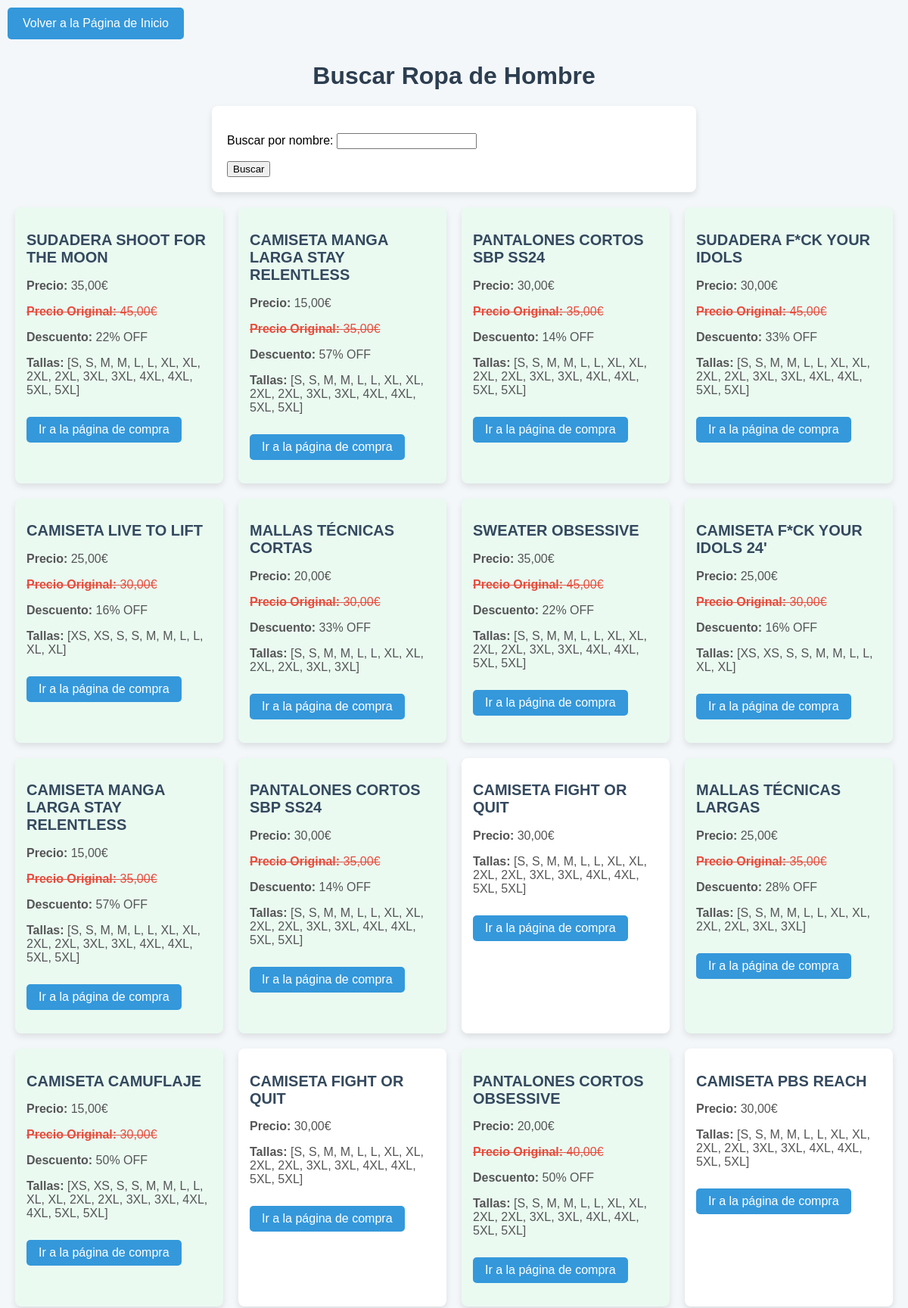
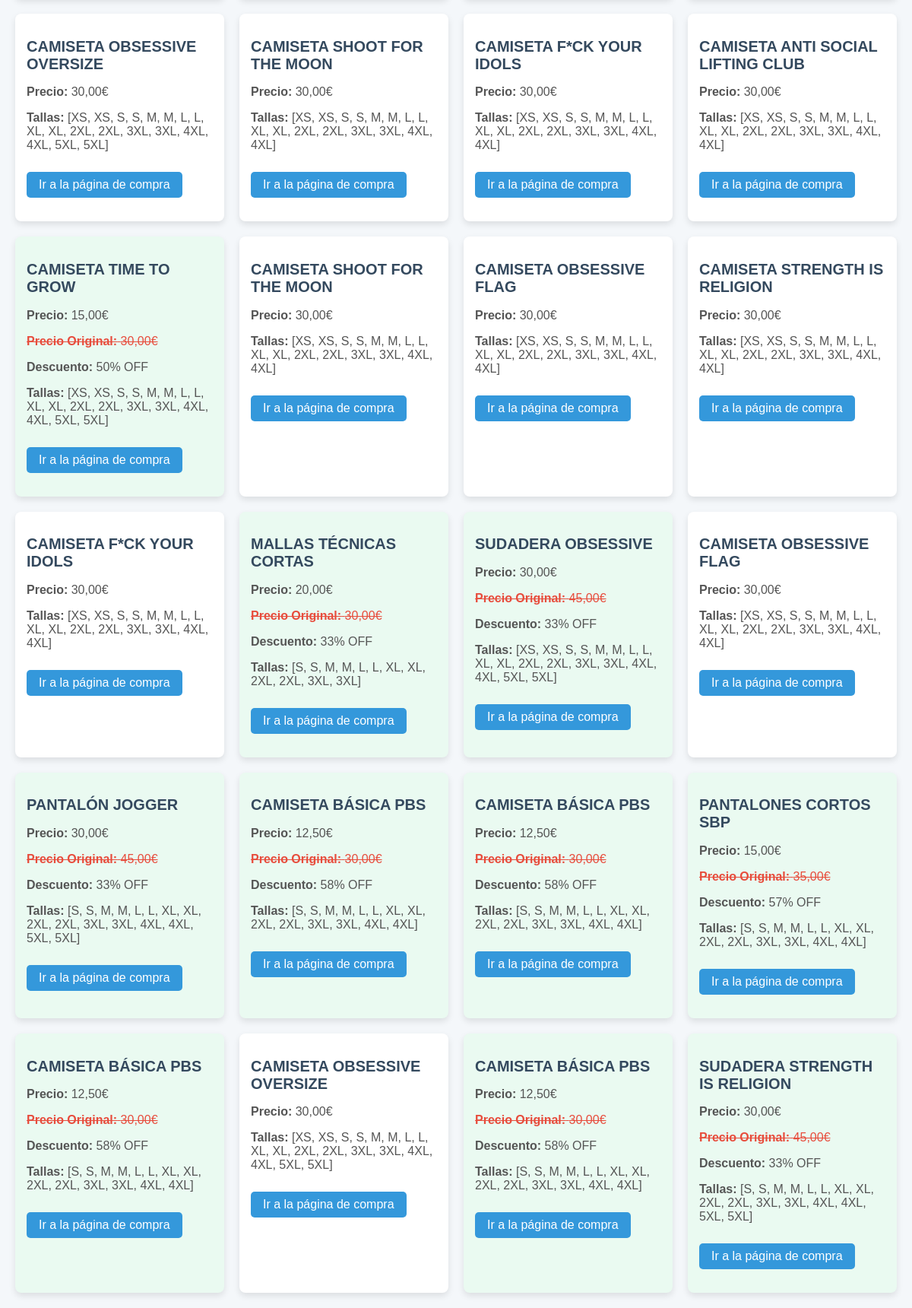
Screenshot of /buscar_ropa_hombre/ with the database file from the repository (2 pictures, top to bottom).
### main/models.py (models this page shows, shortened)
class RopaHombre(models.Model):
    nombre = models.CharField(max_length=255)
    enlace = models.URLField()
    precio = models.CharField(max_length=100)
    precio_original = models.CharField(max_length=100, blank=True, null=True)
    descuento = models.CharField(max_length=100, blank=True, null=True)
    tallas = models.TextField()
    class Meta:
        indexes = [
            models.Index(fields=['precio']),
        ]

### main/views.py (the view)
# urls.py: path('buscar_ropa_hombre/', views.buscar_ropa_hombre, name='buscar_ropa_hombre'),
def buscar_ropa_hombre(request):
    form = BusquedaRopaForm(request.GET or None)
    ropa_hombre = RopaHombre.objects.all()
    if form.is_valid():
        query = form.cleaned_data['query']
        ropa_hombre = ropa_hombre.filter(nombre__icontains=query)
    return render(request, 'buscar_ropa_hombre.html', {'form': form, 'ropa_hombre': ropa_hombre})

### main/forms.py
class BusquedaRopaForm(forms.Form):
    query = forms.CharField(label='Buscar por nombre', max_length=255)

### main/templates/buscar_ropa_hombre.html (shortened to what this page needs)
<!DOCTYPE html>
<html lang="es">
<head>
</head>
<body>
    <a href="{% url 'pagina_inicio' %}" class="btn-volver">Volver a la Página de Inicio</a>
    <h1>Buscar Ropa de Hombre</h1>
    <div class="form-container">
        <form method="get" action="">
            {{ form.as_p }}
            <button type="submit">Buscar</button>
        </form>
    </div>
    <div class="ropa-lista">
        {% for item in ropa_hombre %}
            <div class="ropa-item {% if item.descuento %}oferta{% endif %}">
                <h2>{{ item.nombre }}</h2>
                <p><strong>Precio:</strong> {{ item.precio }}</p>
                {% if item.precio_original %}
                    <p class="precio-original"><strong>Precio Original:</strong> {{ item.precio_original }}</p>
                {% endif %}
                {% if item.descuento %}
                    <p><strong>Descuento:</strong> {{ item.descuento }}</p>
                {% endif %}
                <p><strong>Tallas:</strong> {{ item.tallas }}</p>
                <p><a href="{{ item.enlace }}" target="_blank">Ir a la página de compra</a></p>
            </div>
        {% empty %}
            <p>No hay ropa disponible que coincida con tu búsqueda.</p>
        {% endfor %}
    </div>
</body>
</html>

### main/templates/buscar_ropa_hombre.html (style rules this page uses)
body { font-family: Arial, sans-serif; background-color: #f4f7fa; margin: 0; padding: 0; }
h1 { text-align: center; margin-top: 20px; color: #2c3e50; }
.btn-volver { display: inline-block; padding: 12px 20px; margin: 10px; font-size: 16px; background-color: #3498db; color: white; text-decoration: none; border-radius: 5px; text-align: center; transition: background-color 0.3s ease; }
.form-container { max-width: 600px; margin: 0 auto; padding: 20px; background-color: white; border-radius: 8px; box-shadow: 0 4px 8px rgba(0, 0, 0, 0.1); }
.ropa-lista { display: grid; grid-template-columns: repeat(auto-fill, minmax(250px, 1fr)); gap: 20px; padding: 20px; max-width: 1200px; margin: 0 auto; }
.ropa-item { background-color: white; border-radius: 8px; padding: 15px; box-shadow: 0 4px 8px rgba(0, 0, 0, 0.1); transition: transform 0.3s ease, box-shadow 0.3s ease; }
.ropa-item h2 { font-size: 20px; color: #34495e; }
.ropa-item p { font-size: 16px; color: #555; }
.ropa-item a { display: inline-block; margin-top: 10px; padding: 8px 16px; background-color: #3498db; color: white; text-decoration: none; border-radius: 5px; transition: background-color 0.3s ease; }
.ropa-item .precio-original { text-decoration: line-through; color: #e74c3c; }
.ropa-item.oferta { background-color: #eafaf1; }
.ropa-item.oferta .precio-original { color: #e74c3c; }

### rows the page displays
RopaHombre: nombre "SUDADERA SHOOT FOR THE MOON", precio "35,00€", precio_original "45,00€", descuento "22% OFF", tallas "[S, S, M, M, L, L, XL, XL, 2XL, 2XL, 3XL, 3XL, 4XL, 4XL, 5XL, 5XL]"
RopaHombre: nombre "CAMISETA MANGA LARGA STAY RELENTLESS", precio "15,00€", precio_original "35,00€", descuento "57% OFF", tallas "[S, S, M, M, L, L, XL, XL, 2XL, 2XL, 3XL, 3XL, 4XL, 4XL, 5XL, 5XL]"
RopaHombre: nombre "PANTALONES CORTOS SBP SS24", precio "30,00€", precio_original "35,00€", descuento "14% OFF", tallas "[S, S, M, M, L, L, XL, XL, 2XL, 2XL, 3XL, 3XL, 4XL, 4XL, 5XL, 5XL]"
RopaHombre: nombre "SUDADERA F*CK YOUR IDOLS", precio "30,00€", precio_original "45,00€", descuento "33% OFF", tallas "[S, S, M, M, L, L, XL, XL, 2XL, 2XL, 3XL, 3XL, 4XL, 4XL, 5XL, 5XL]"
RopaHombre: nombre "CAMISETA LIVE TO LIFT", precio "25,00€", precio_original "30,00€", descuento "16% OFF", tallas "[XS, XS, S, S, M, M, L, L, XL, XL]"
RopaHombre: nombre "MALLAS TÉCNICAS CORTAS", precio "20,00€", precio_original "30,00€", descuento "33% OFF", tallas "[S, S, M, M, L, L, XL, XL, 2XL, 2XL, 3XL, 3XL]"
RopaHombre: nombre "SWEATER OBSESSIVE", precio "35,00€", precio_original "45,00€", descuento "22% OFF", tallas "[S, S, M, M, L, L, XL, XL, 2XL, 2XL, 3XL, 3XL, 4XL, 4XL, 5XL, 5XL]"
RopaHombre: nombre "CAMISETA F*CK YOUR IDOLS 24'", precio "25,00€", precio_original "30,00€", descuento "16% OFF", tallas "[XS, XS, S, S, M, M, L, L, XL, XL]"
RopaHombre: nombre "CAMISETA MANGA LARGA STAY RELENTLESS", precio "15,00€", precio_original "35,00€", descuento "57% OFF", tallas "[S, S, M, M, L, L, XL, XL, 2XL, 2XL, 3XL, 3XL, 4XL, 4XL, 5XL, 5XL]"
RopaHombre: nombre "PANTALONES CORTOS SBP SS24", precio "30,00€", precio_original "35,00€", descuento "14% OFF", tallas "[S, S, M, M, L, L, XL, XL, 2XL, 2XL, 3XL, 3XL, 4XL, 4XL, 5XL, 5XL]"
RopaHombre: nombre "CAMISETA FIGHT OR QUIT", precio "30,00€", tallas "[S, S, M, M, L, L, XL, XL, 2XL, 2XL, 3XL, 3XL, 4XL, 4XL, 5XL, 5XL]"
RopaHombre: nombre "MALLAS TÉCNICAS LARGAS", precio "25,00€", precio_original "35,00€", descuento "28% OFF", tallas "[S, S, M, M, L, L, XL, XL, 2XL, 2XL, 3XL, 3XL]"
RopaHombre: nombre "CAMISETA CAMUFLAJE", precio "15,00€", precio_original "30,00€", descuento "50% OFF", tallas "[XS, XS, S, S, M, M, L, L, XL, XL, 2XL, 2XL, 3XL, 3XL, 4XL, 4XL, 5XL, 5XL]"
RopaHombre: nombre "CAMISETA FIGHT OR QUIT", precio "30,00€", tallas "[S, S, M, M, L, L, XL, XL, 2XL, 2XL, 3XL, 3XL, 4XL, 4XL, 5XL, 5XL]"
RopaHombre: nombre "PANTALONES CORTOS OBSESSIVE", precio "20,00€", precio_original "40,00€", descuento "50% OFF", tallas "[S, S, M, M, L, L, XL, XL, 2XL, 2XL, 3XL, 3XL, 4XL, 4XL, 5XL, 5XL]"
RopaHombre: nombre "CAMISETA PBS REACH", precio "30,00€", tallas "[S, S, M, M, L, L, XL, XL, 2XL, 2XL, 3XL, 3XL, 4XL, 4XL, 5XL, 5XL]"
RopaHombre: nombre "CAMISETA OBSESSIVE OVERSIZE", precio "30,00€", tallas "[XS, XS, S, S, M, M, L, L, XL, XL, 2XL, 2XL, 3XL, 3XL, 4XL, 4XL, 5XL, 5XL]"
RopaHombre: nombre "CAMISETA SHOOT FOR THE MOON", precio "30,00€", tallas "[XS, XS, S, S, M, M, L, L, XL, XL, 2XL, 2XL, 3XL, 3XL, 4XL, 4XL]"
RopaHombre: nombre "CAMISETA F*CK YOUR IDOLS", precio "30,00€", tallas "[XS, XS, S, S, M, M, L, L, XL, XL, 2XL, 2XL, 3XL, 3XL, 4XL, 4XL]"
RopaHombre: nombre "CAMISETA ANTI SOCIAL LIFTING CLUB", precio "30,00€", tallas "[XS, XS, S, S, M, M, L, L, XL, XL, 2XL, 2XL, 3XL, 3XL, 4XL, 4XL]"
RopaHombre: nombre "CAMISETA TIME TO GROW", precio "15,00€", precio_original "30,00€", descuento "50% OFF", tallas "[XS, XS, S, S, M, M, L, L, XL, XL, 2XL, 2XL, 3XL, 3XL, 4XL, 4XL, 5XL, 5XL]"
RopaHombre: nombre "CAMISETA SHOOT FOR THE MOON", precio "30,00€", tallas "[XS, XS, S, S, M, M, L, L, XL, XL, 2XL, 2XL, 3XL, 3XL, 4XL, 4XL]"
RopaHombre: nombre "CAMISETA OBSESSIVE FLAG", precio "30,00€", tallas "[XS, XS, S, S, M, M, L, L, XL, XL, 2XL, 2XL, 3XL, 3XL, 4XL, 4XL]"
RopaHombre: nombre "CAMISETA STRENGTH IS RELIGION", precio "30,00€", tallas "[XS, XS, S, S, M, M, L, L, XL, XL, 2XL, 2XL, 3XL, 3XL, 4XL, 4XL]"
RopaHombre: nombre "CAMISETA F*CK YOUR IDOLS", precio "30,00€", tallas "[XS, XS, S, S, M, M, L, L, XL, XL, 2XL, 2XL, 3XL, 3XL, 4XL, 4XL]"
RopaHombre: nombre "MALLAS TÉCNICAS CORTAS", precio "20,00€", precio_original "30,00€", descuento "33% OFF", tallas "[S, S, M, M, L, L, XL, XL, 2XL, 2XL, 3XL, 3XL]"
RopaHombre: nombre "SUDADERA OBSESSIVE", precio "30,00€", precio_original "45,00€", descuento "33% OFF", tallas "[XS, XS, S, S, M, M, L, L, XL, XL, 2XL, 2XL, 3XL, 3XL, 4XL, 4XL, 5XL, 5XL]"
RopaHombre: nombre "CAMISETA OBSESSIVE FLAG", precio "30,00€", tallas "[XS, XS, S, S, M, M, L, L, XL, XL, 2XL, 2XL, 3XL, 3XL, 4XL, 4XL]"
RopaHombre: nombre "PANTALÓN JOGGER", precio "30,00€", precio_original "45,00€", descuento "33% OFF", tallas "[S, S, M, M, L, L, XL, XL, 2XL, 2XL, 3XL, 3XL, 4XL, 4XL, 5XL, 5XL]"
RopaHombre: nombre "CAMISETA BÁSICA PBS", precio "12,50€", precio_original "30,00€", descuento "58% OFF", tallas "[S, S, M, M, L, L, XL, XL, 2XL, 2XL, 3XL, 3XL, 4XL, 4XL]"
RopaHombre: nombre "CAMISETA BÁSICA PBS", precio "12,50€", precio_original "30,00€", descuento "58% OFF", tallas "[S, S, M, M, L, L, XL, XL, 2XL, 2XL, 3XL, 3XL, 4XL, 4XL]"
RopaHombre: nombre "PANTALONES CORTOS SBP", precio "15,00€", precio_original "35,00€", descuento "57% OFF", tallas "[S, S, M, M, L, L, XL, XL, 2XL, 2XL, 3XL, 3XL, 4XL, 4XL]"
RopaHombre: nombre "CAMISETA BÁSICA PBS", precio "12,50€", precio_original "30,00€", descuento "58% OFF", tallas "[S, S, M, M, L, L, XL, XL, 2XL, 2XL, 3XL, 3XL, 4XL, 4XL]"
RopaHombre: nombre "CAMISETA OBSESSIVE OVERSIZE", precio "30,00€", tallas "[XS, XS, S, S, M, M, L, L, XL, XL, 2XL, 2XL, 3XL, 3XL, 4XL, 4XL, 5XL, 5XL]"
RopaHombre: nombre "CAMISETA BÁSICA PBS", precio "12,50€", precio_original "30,00€", descuento "58% OFF", tallas "[S, S, M, M, L, L, XL, XL, 2XL, 2XL, 3XL, 3XL, 4XL, 4XL]"
RopaHombre: nombre "SUDADERA STRENGTH IS RELIGION", precio "30,00€", precio_original "45,00€", descuento "33% OFF", tallas "[S, S, M, M, L, L, XL, XL, 2XL, 2XL, 3XL, 3XL, 4XL, 4XL, 5XL, 5XL]"
